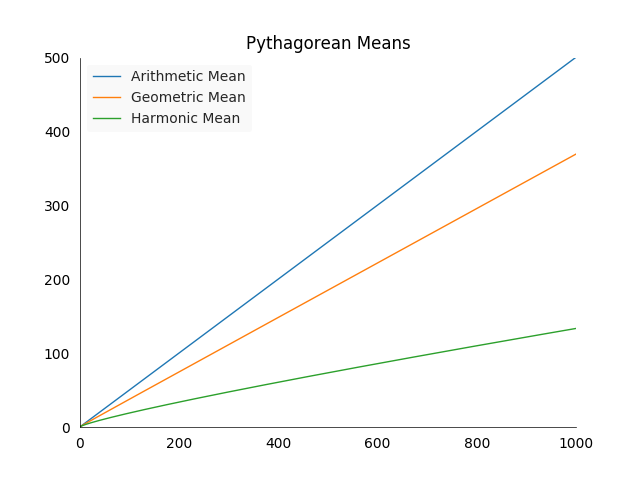

This chart was generated by the following Python code:
import prettyplotlib as ppl
import numpy as np
import matplotlib.pyplot as plt

x_max = 1000
fig, ax = plt.subplots(1)
plt.ylim(top=500, bottom=0)
plt.xlim(left=0, right=x_max)

ax.set_title('Pythagorean Means')

def arithmetic_mean(elems):
   return sum(elems)/len(elems)

def harmonic_mean(elems):
   return len(elems) / sum([1/e for e in elems])

def geometric_mean(elems):
   p = 1
   for e in elems:
      p *= e ** (1/len(elems))
   return p


def apply_mean(n_max, mean_func):
   elems = [[i for i in range(1,n+1)] for n in range(1, n_max+1)]
   return np.array([mean_func(e) for e in elems])

x = np.array([n for n in range(1, x_max+1)])
ppl.plot(ax, x, apply_mean(x_max,arithmetic_mean), label='Arithmetic Mean', linewidth=1.0)
ppl.plot(ax, x, apply_mean(x_max, geometric_mean), label='Geometric Mean', linewidth=1.0)
ppl.plot(ax, x, apply_mean(x_max, harmonic_mean), label='Harmonic Mean', linewidth=1.0)

ppl.legend(ax)

fig.savefig('pythagorean_means.png')
